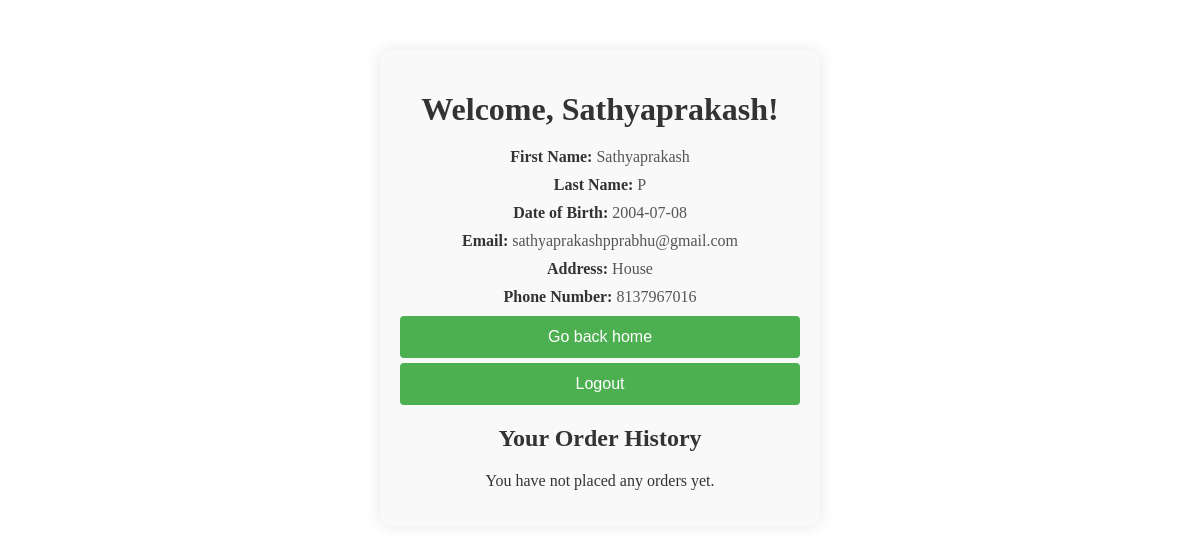
The app's page /profile.php (signed in) with its own data.
### tables this page shows
CREATE TABLE IF NOT EXISTS `users` (
  `id` int NOT NULL AUTO_INCREMENT,
  `first_name` varchar(50) NOT NULL,
  `last_name` varchar(50) NOT NULL,
  `dob` date NOT NULL,
  `email` varchar(100) NOT NULL,
  `address` varchar(255) NOT NULL,
  `phone_number` varchar(15) NOT NULL,
  `password` varchar(255) NOT NULL,
  `membership_plan` varchar(20) DEFAULT 'None',
  `payment_method` enum('card','googlepay','cod') DEFAULT NULL,
  `role` enum('user','admin') DEFAULT 'user',
  `reset_token` varchar(100) DEFAULT NULL,
  `reset_token_expiry` datetime DEFAULT NULL,
  `payment_status` enum('Success','Failed') DEFAULT NULL,
  PRIMARY KEY (`id`),
  UNIQUE KEY `email` (`email`)
);

### profile.php (the view, shortened to what this page needs)
<?php
include('connection.php');
$user_id = $_SESSION['user_id'];
$sql = "SELECT first_name, last_name, dob, email, address, phone_number FROM users WHERE id = ?";
$stmt = $conn->prepare($sql);
$stmt->bind_param("i", $user_id);
$stmt->execute();
$result = $stmt->get_result();
$user = $result->fetch_assoc();
$order_sql = "SELECT * FROM orders WHERE user_id = ?";
$order_stmt = $conn->prepare($order_sql);
$order_stmt->bind_param("i", $user_id);
$order_stmt->execute();
$order_result = $order_stmt->get_result();
$orders = $order_result->fetch_all(MYSQLI_ASSOC);
?>
<!doctype html>
<html lang="en">
<head>
    <link rel="stylesheet" href="lstyle.css">
</head>
<body>
    <div class="container">
        <h1>Welcome, <?php echo htmlspecialchars($user['first_name']); ?>!</h1>
        <div class="profile-info">
            <p><strong>First Name:</strong> <?php echo htmlspecialchars($user['first_name']); ?></p>
            <p><strong>Last Name:</strong> <?php echo htmlspecialchars($user['last_name']); ?></p>
            <p><strong>Date of Birth:</strong> <?php echo htmlspecialchars($user['dob']); ?></p>
            <p><strong>Email:</strong> <?php echo htmlspecialchars($user['email']); ?></p>
            <p><strong>Address:</strong> <?php echo htmlspecialchars($user['address']); ?></p>
            <p><strong>Phone Number:</strong> <?php echo htmlspecialchars($user['phone_number']); ?></p>
        </div>
        <div style="padding-bottom: 5px;">
            <form method="post" action="index.php">
                <button type="submit" name="home">Go back home</button>
            </form>
        </div>
        <form method="post" action="logout.php">
            <button type="submit" name="logout">Logout</button>
        </form>
        <h2>Your Order History</h2>
        <?php if (!empty($orders)): ?>
        <table>
            <thead>
                <tr>
                    <th>Order ID</th>
                    <th>Products</th>
                    <th>Total Amount (₹)</th>
                    <th>Order Date</th>
                </tr>
            </thead>
            <tbody>
                <?php foreach ($orders as $order): ?>
                <tr>
                    <td><?php echo htmlspecialchars($order['order_id']); ?></td>
                    <td><?php echo htmlspecialchars($order['products']); ?></td>
                    <td><?php echo htmlspecialchars($order['total_amount']); ?></td>
                    <td><?php echo htmlspecialchars($order['order_date']); ?></td>
                </tr>
                <?php endforeach; ?>
            </tbody>
        </table>
        <?php else: ?>
        <p>You have not placed any orders yet.</p>
        <?php endif; ?>
    </div>
</body>
</html>

### lstyle.css (style rules this page uses)
.container { width: 400px; margin: 0 auto; padding: 20px; background-color: #f9f9f9; border-radius: 10px; box-shadow: 0 0 15px rgba(0, 0, 0, 0.1); margin-top: 50px; }
h1, h2 { text-align: center; color: #333; }
button[type="submit"] { width: 100%; background-color: #4CAF50; color: white; padding: 12px; border: none; border-radius: 4px; cursor: pointer; font-size: 16px; }
p { text-align: center; color: #333; }
h1 { text-align: center; color: #333; margin-bottom: 20px; }
.profile-info p { margin: 10px 0; font-size: 16px; color: #555; }
.profile-info p strong { color: #333; }

### records on screen
users: first_name "Sathyaprakash", last_name "P", dob "2004-07-08", email "sathyaprakashpprabhu@gmail.com", address "House", phone_number "8137967016"
